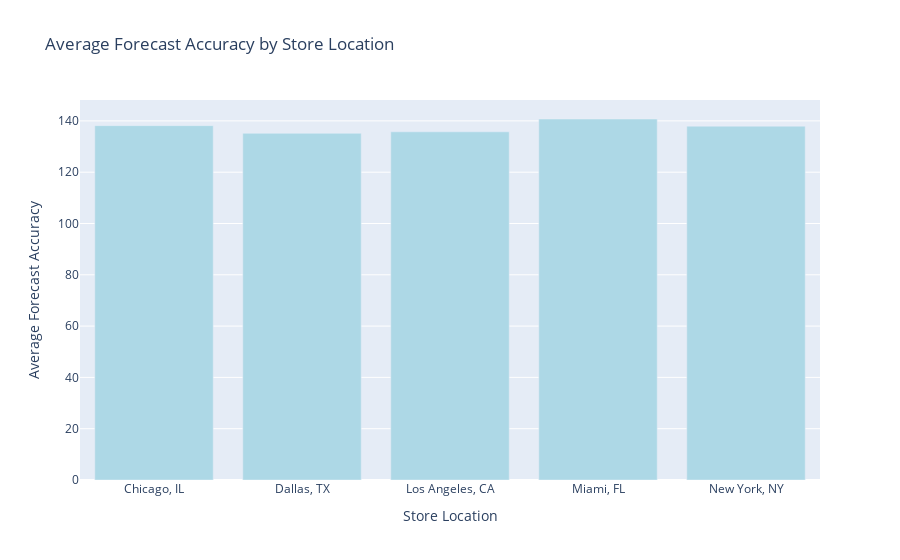

Notebook code for this chart:
### Code cell
# Visualization 

# Create a bar chart for average forecast accuracy by store location
fig_forecast_accuracy = go.Figure()

fig_forecast_accuracy.add_trace(go.Bar(
    x=forecast_accuracy_by_store['Store Location'], 
    y=forecast_accuracy_by_store['Average Forecast Accuracy'],
    marker_color='lightblue'
))

# Update layout
fig_forecast_accuracy.update_layout(
    title='Average Forecast Accuracy by Store Location',
    xaxis_title='Store Location',
    yaxis_title='Average Forecast Accuracy'
)

# Show the plot
fig_forecast_accuracy.show()

### Figure 1 — Plotly figure (JSON) as saved in the notebook; plotly's stock layout.template omitted (floating-point values rounded to 4 significant figures)
{"data": [{"marker": {"color": "lightblue"}, "type": "bar", "x": ["Chicago, IL", "Dallas, TX", "Los Angeles, CA", "Miami, FL", "New York, NY"], "y": [138.2, 135.2, 135.8, 140.7, 137.9]}], "layout": {"autosize": true, "title": {"text": "Average Forecast Accuracy by Store Location"}, "xaxis": {"autorange": true, "range": [-0.5, 4.5], "title": {"text": "Store Location"}, "type": "category"}, "yaxis": {"autorange": true, "range": [0, 148.1], "title": {"text": "Average Forecast Accuracy"}, "type": "linear"}}}
